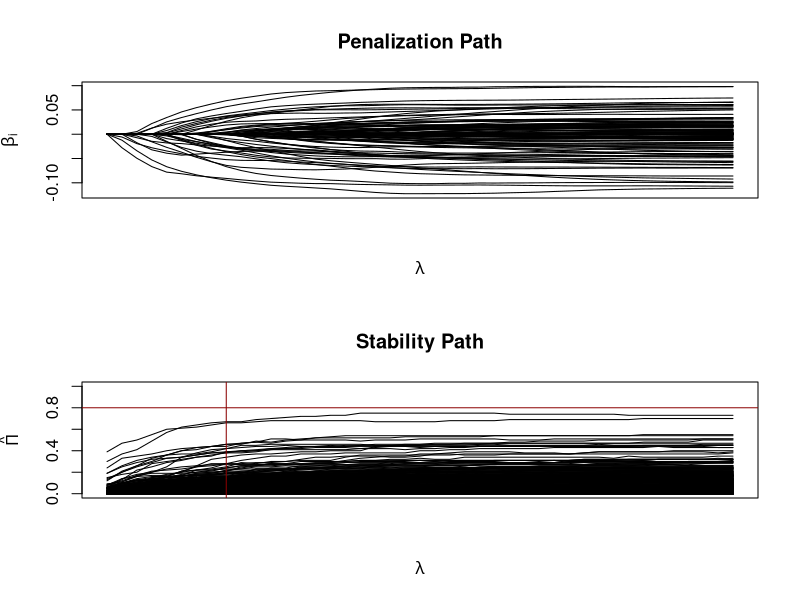
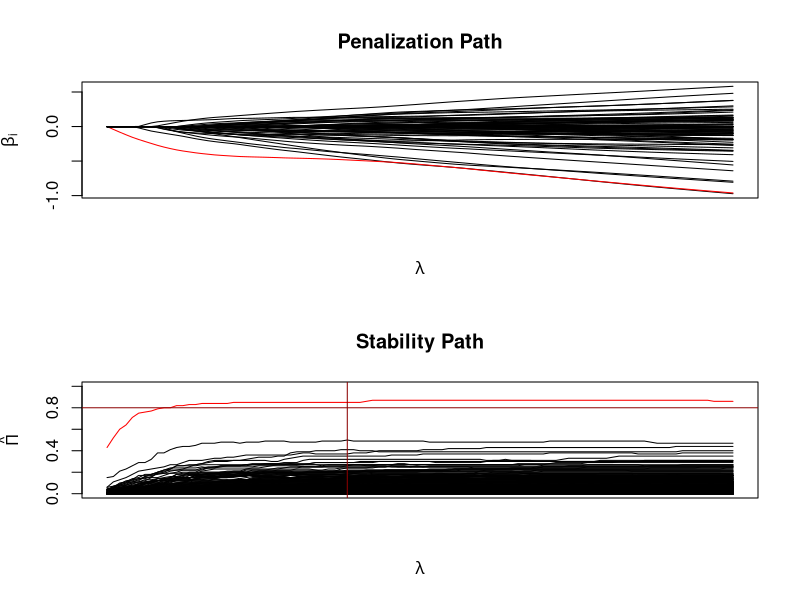

These figures' R source, in order: (Note: this script raises an error after producing the figures.)
library(glmnet)
library(parallel)

stability.path <- function(y,x,mc.cores=getOption("mc.cores", 2L),size=0.632,steps=100,weakness=1,...){
	fit <- glmnet(x,y,...)
	p <- ncol(x)
	#draw subsets
  	subsets <- sapply(1:steps,function(v){sample(1:nrow(x),nrow(x)*size)})
	res <- mclapply(1:steps,mc.cores=mc.cores,glmnet.subset,subsets,x,y
                  ,lambda=fit$lambda,weakness,p,...)
  	#merging
	stabpath <- res[[1]]
	qmat <- matrix(ncol=ncol(res[[1]]),nrow=steps)
	qmat[1,] <- colSums(res[[1]])
	for(i in 2:length(res)){
  		qmat[i,] <- colSums(res[[i]])
		stabpath <- stabpath + res[[i]]
	}
	stabpath <- stabpath/length(res)
	qs <- colMeans(qmat)
	out <- list(fit=fit,stabpath=stabpath,qs=qs)	
	class(out) <- "stabpath" 
	return(out)
}

#internal function used by lapply 
glmnet.subset <- function(index,subsets,x,y,lambda,weakness,p,...){
  if(length(dim(y))==2|class(y)=="Surv"){
    glmnet(x[subsets[,index],],y[subsets[,index],],lambda=lambda
           ,penalty.factor= 1/runif(p,weakness,1),...)$beta!=0
  }else
    glmnet(x[subsets[,index],],y[subsets[,index]],lambda=lambda
           ,penalty.factor= 1/runif(p,weakness,1),...)$beta!=0
}

#performs error control and returns estimated set of stable variables and corresponding lambda
stability.selection <- function(stabpath,fwer,pi_thr=0.8){
	p <- dim(stabpath$fit$beta)[1]
	qv <- sqrt(pi_thr*fwer*p)
	lpos <- which(stabpath$qs>qv)[1]
	stable <- which(stabpath$stabpath[,lpos]>=pi_thr)
	out <- list(stable=stable,lambda=stabpath$fit$lambda[lpos],lpos=lpos)
	return(out)
}

#plot penalization and stability path 
plot.stabpath <- function(stabpath,fwer,pi_thr=0.8,...){
	sel <- stability.selection(stabpath,fwer,pi_thr)
	p <- dim(stabpath$fit$beta)[1]
	#stability path
	cols <- rep("black",p)
	cols[sel$stable] <- "red"
	par(mfrow=c(2,1))
	matplot(t(stabpath$fit$beta),xaxt="n",type="l",col=cols,lty=1,ylab=expression(paste(beta[i]))
        ,xlab=expression(paste(lambda)),main="Penalization Path",cex.lab=1,cex.axis=1,...)
	matplot(t(stabpath$stabpath),xaxt="n",type="l",col=cols,lty=1,ylab=expression(paste(hat(Pi)))
        ,xlab=expression(paste(lambda)),main="Stability Path",ylim=c(0,1),cex.lab=1,cex.axis=1,...)
	abline(h=pi_thr,col="darkred",lwd=1,lty=1)
	abline(v=sel$lpos,col="darkred",lwd=1,lty=1)
	#text(x=20,y=0.9,paste(expression(paste(lambda)),"=",paste(round(sel[[2]],digits=3)),sep=""),cex=0.75)
	return(sel)
}

#gaussian
x=matrix(rnorm(100*10000),100,10000)
y=rnorm(100)
#1 core
system.time(res <- stability.path(y,x,weakness=1,mc.cores=1))
#2 cores
system.time(res <- stability.path(y,x,weakness=1,mc.cores=2))
# additional arguments for glmnet nlambda alpha 
system.time(res <- stability.path(y,x,weakness=1,mc.cores=2,nlambda=50,alpha=0.5))
stability.selection(res,fwer=0.2)
plot.stabpath(res,fwer=0.2)

#binomial
y=sample(1:2,100,replace=TRUE)
res <- stability.path(y,x,weakness=1,mc.cores=2,family="binomial")
stability.selection(res,fwer=0.2)
plot.stabpath(res,fwer=0.2)
    
#multinomial
#y=sample(1:4,100,replace=TRUE)
#res <- stability.path(y,x,weakness=0.2,family="multinomial")
#stability.selection(res,fwer=0.2)
#plot.stabpath(res,fwer=0.2)
    
#poisson
N=100; p=10000
nzc=5
x=matrix(rnorm(N*p),N,p)
beta=rnorm(nzc)
f = x[,seq(nzc)]%*%beta
mu=exp(f)
y=rpois(N,mu)
res <- stability.path(y,x,weakness=1,mc.cores=2
                      ,family="poisson")
stability.selection(res,fwer=0.2)
plot.stabpath(res,fwer=0.2)

#Cox
library(survival)
set.seed(10101)
N=100;p=10000
nzc=p/3
x=matrix(rnorm(N*p),N,p)
beta=rnorm(nzc)
fx=x[,seq(nzc)]%*%beta/3
hx=exp(fx)
ty=rexp(N,hx)
tcens=rbinom(n=N,prob=.3,size=1)# censoring indicator
y=cbind(time=ty,status=1-tcens) # y=Surv(ty,1-tcens) with library(survival)

res <- stability.path(y,x,weakness=1,mc.cores=2,family="cox")
stability.selection(res,fwer=0.2)
plot.stabpath(res,fwer=0.2)










